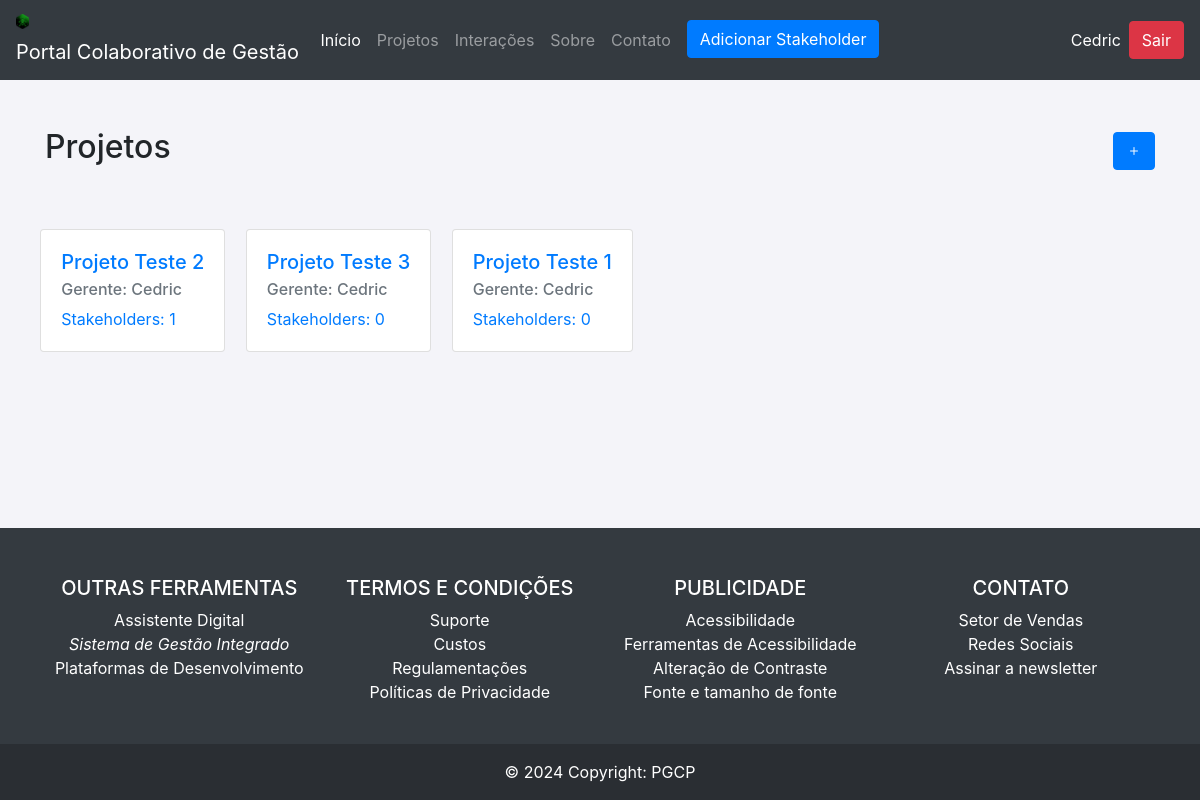
The app's page /projetos/ (signed in) with its own data.
### portal/models.py (models this page shows, shortened)
class Projeto(models.Model):
    nome = models.CharField(max_length=255)
    descricao = models.TextField()
    data_inicio = models.DateField()
    data_fim = models.DateField(null=True, blank=True)
    gerente = models.ForeignKey(Gerente, on_delete=models.CASCADE)

class Usuario(models.Model):
    usuario = models.OneToOneField(User, on_delete=models.CASCADE)
    cpf = models.CharField(max_length=11, unique=True)
    nome = models.CharField(max_length=255, null=False)
    dt_nascimento = models.DateField()
    contato = models.CharField(max_length=255, null=True, blank=True)
    class Meta:
        abstract = True

class Gerente(Usuario):
    def __init__(self, *args: Any, **kwargs: Any) -> None:
        super().__init__(*args, **kwargs)

### portal/views.py (the view)
# urls.py: path('projetos/', views.ProjetosView.as_view(), name='lista_projetos'),
class ProjetosView(LoginRequiredMixin,ListView):
    template = 'projeto/lista_projetos.html'
    def get(self,request):
        usuario = UserController.get_user(self.request.user)
        projetos = UserController.get_projects(usuario)
        return render(request, self.template, {'projetos': projetos, 'usuario':usuario})

### portal/templatetags/filter.py (called while the page is built)
@register.filter
def classname(obj):
    return obj.__class__.__name__

@register.filter(name='has_group')
def has_group(user, group_name):
    return user.groups.filter(name=group_name).exists()

### portal/views.py (called while the page is built)
    @classmethod
    def get_user(self, user):
        if user is AnonymousUser:
            return None
        try:
            usuario = Gerente.objects.get(usuario=user)
        except Gerente.DoesNotExist:
            usuario = Stakeholder.objects.get(usuario=user)
        return usuario

    @classmethod
    def get_projects(self, user):
        if user.__class__.__name__ == 'Stakeholder':
            projetos = Projeto.objects.filter(stakeholders=user)
        else:
            projetos = Projeto.objects.filter(gerente=user)
        return projetos

### portal/templates/projeto/lista_projetos.html
{% extends "base.html" %}
{% load filter %}
{% block content %}
<div class="lista w-100">
    {% include  'components/lista_projetos_component.html' with role=usuario|classname   %}
</div>
{% endblock %}

### portal/templates/components/nav.html
{% load filter %}
{% load static %}
<nav class="navbar navbar-inverse navbar-dark bg-dark">
  <div class="navbar-header" style="width:22%">
    <img style="width: 5%;margin-right: 2%;" src="{% static 'logo_1.png' %}" alt="" srcset="">
    <a class="navbar-brand" href="#">Portal Colaborativo de Gestão</a>
  </div>
    <ul class="navbar-nav mx-auto flex-row d-flex-centered">
      <li class="nav-item active mx-2">
        <a class="nav-link" href="{% url 'home' %}">Início</a>
      </li>
      <li class="nav-item mx-2">
        <a class="nav-link" href="{% url 'lista_projetos' %}">Projetos</a>
      </li>
      <li class="nav-item mx-2">
        <a class="nav-link" href="{% url 'lista_interacoes' %}">Interações</a>
      </li>
      <li class="nav-item mx-2">
        <a class="nav-link" href="{% url '404' %}">Sobre</a>
      </li>
      <li class="nav-item mx-2">
        <a class="nav-link" href="{% url '404' %}">Contato</a>
      </li>
      {% if request.user|has_group:"gerente" %}
      <li class="nav-item mx-2">
        <a class="btn btn-primary" href="{% url 'criar_usuario' %}">Adicionar Stakeholder</a>
      </li>
      {% endif %}
    </ul>
  <ul class="nav navbar-nav navbar-right text-white d-flex flex-row" style="width:22%; justify-content:end">
    {% if user.is_authenticated  %}
      <li class="mx-2" style="align-content: center;">{{user.first_name }}</li>
      <li><a href="{% url 'logout' %}" class="btn btn-danger">Sair</a></li>
    {% else %}
      <li><a href="{% url 'login' %}"><span class="glyphicon glyphicon-log-in"></span> Login</a></li>
    {% endif %}
  </ul>
</nav>

### portal/templates/components/lista_projetos_component.html
{% load filter %}
<div class="container py-5">
    <div class="d-flex justify-content-between align-items-center mb-4">
        <h2>Projetos</h2>
        {% if request.user|has_group:"gerente" %}
        <a href="{% url 'novo_projeto' %}" class="btn btn-primary"><i class="bi bi-plus"></i></a>
        {% endif %}
    </div>
    <div class="row">
        <div class="top-buffer">
        {% for projeto in projetos %}
            <a class="card project-card" href="{% url 'detalhes_projeto' projeto.pk %}">
                <div class="card-body">
                    <h5 class="card-title">{{projeto.nome}}</h5>
                    <h6 class="card-subtitle mb-2 text-muted">Gerente: {{projeto.gerente.nome}}</h6>
                    <p class="card-text">Stakeholders: {{projeto.stakeholders.count}} </p>
                </div>
            </a>
            {% endfor %}
        </div>
    </div>
</div>

### portal/static/style.css (style rules this page uses)
html { height: -webkit-fill-available; }
body { background-color: #f4f4f9; display: flex; flex-direction: column; justify-content: space-between; height: 100%; }
.top-buffer { margin-top: 20px; }
.lista .card { margin: 1%; }
.lista .top-buffer { display: inline-flex; flex-wrap: wrap; width: 90%; align-content: center; align-items: center; }

### records on screen
Projeto: nome "Projeto Teste 2", gerente.nome "Cedric", stakeholders.count "1"
Projeto: nome "Projeto Teste 3", gerente.nome "Cedric", stakeholders.count "0"
Projeto: nome "Projeto Teste 1", gerente.nome "Cedric", stakeholders.count "0"

### other values on screen
{{ user.first_name }} "Cedric"
